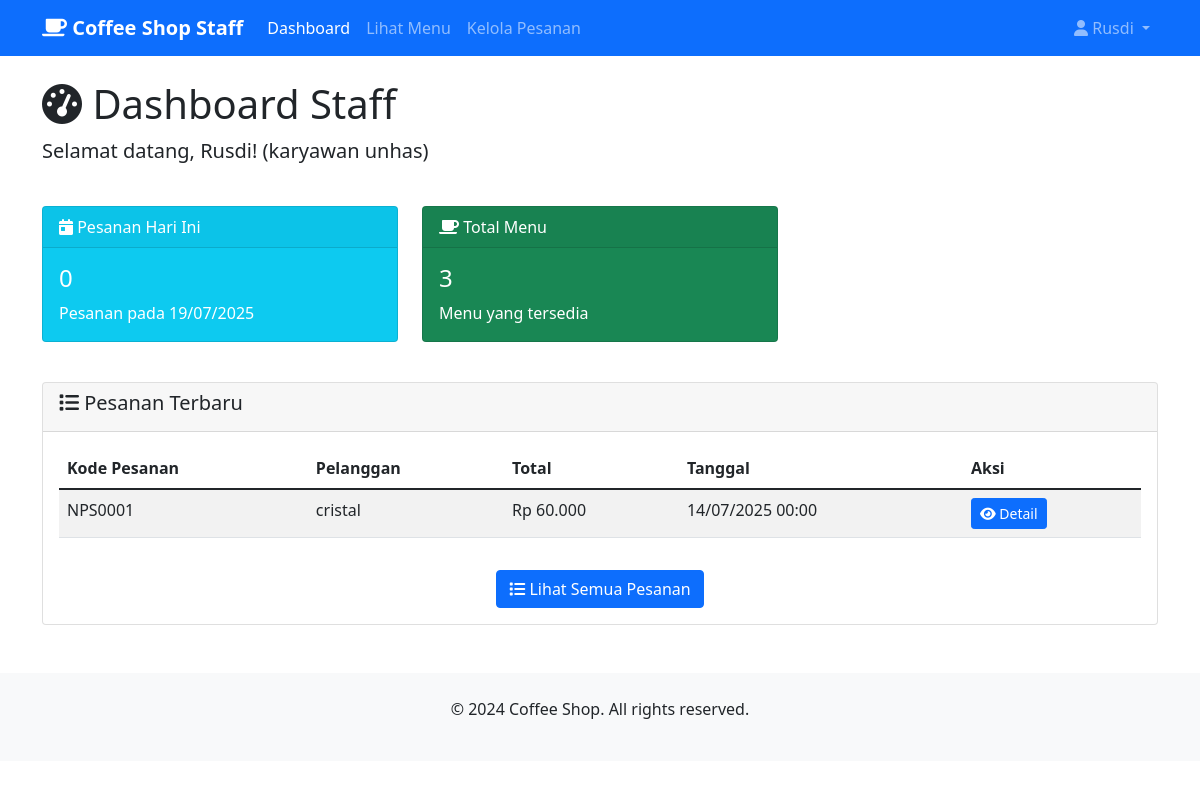
The page /karyawan/dashboard.php (signed in) on the database as committed earlier.
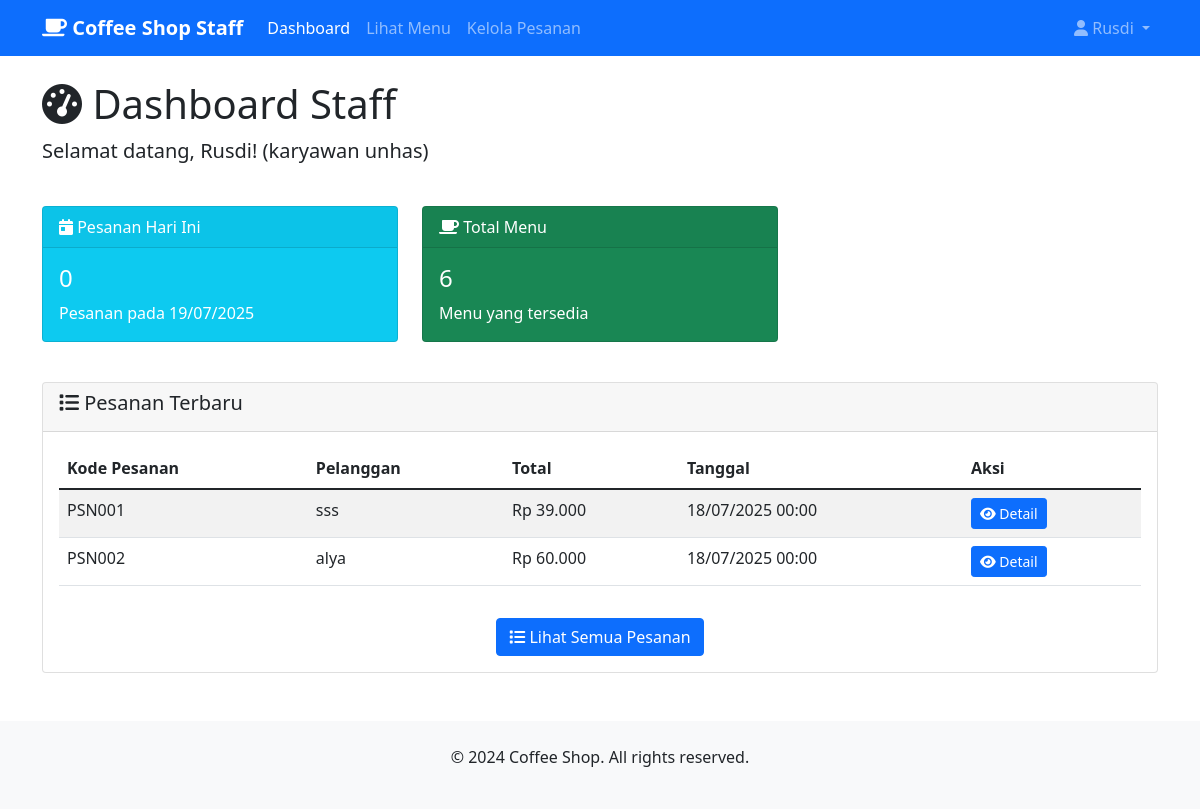
The same page on the database as committed later.
### tables this page shows
CREATE TABLE `pesanan` (
  `kode_pesanan` varchar(225) NOT NULL,
  `nama_pelanggan` varchar(100) NOT NULL,
  `kode_menu` varchar(255) NOT NULL,
  `total_harga` decimal(10,2) NOT NULL,
  `tgl_pesanan` datetime NOT NULL,
  `jumlah` int NOT NULL,
  `status_pesanan` varchar(50) DEFAULT NULL
);

### classes/Menu.php (called while the page is built)
<?php
class Menu {
    private $conn;
    public function __construct($db) {
        $this->conn = $db;
    }
    public function read() {
        $query = "SELECT * FROM menu ORDER BY created_at DESC";
        $stmt = $this->conn->prepare($query);
        $stmt->execute();
        return $stmt;
    }
}
?>

### karyawan/dashboard.php (the view, shortened to what the changed rows need)
<?php
require_once __DIR__ . '/../classes/Menu.php';
$database = new Database();
$db = $database->getConnection();
$menu = new Menu($db);
$stmt = $menu->read();
$total_menu = $stmt->rowCount();
$recent_stmt = $db->prepare("SELECT * FROM pesanan ORDER BY tgl_pesanan DESC LIMIT 5");
$recent_stmt->execute();
$recent_orders = $recent_stmt->fetchAll(PDO::FETCH_ASSOC);
?>
<!DOCTYPE html>
<html lang="id">
<head>
    <link href="https://cdn.jsdelivr.net/npm/bootstrap@5.1.3/dist/css/bootstrap.min.css" rel="stylesheet">
    <link href="https://cdnjs.cloudflare.com/ajax/libs/font-awesome/6.0.0/css/all.min.css" rel="stylesheet">
</head>
<body>
    <div class="container mt-4">
        <div class="row">
            <div class="col-md-12">
                <h1><i class="fas fa-tachometer-alt"></i> Dashboard Staff</h1>
            </div>
        </div>
        <div class="row mt-4">
            <div class="col-md-4">
                <div class="card text-white bg-success mb-3 card-stats">
                    <div class="card-body">
                        <h4 class="card-title"><?php echo $total_menu; ?></h4>
                        <p class="card-text">Menu yang tersedia</p>
                    </div>
                </div>
            </div>
        </div>
        <div class="row mt-4">
            <div class="col-md-12">
                <div class="card">
                    <div class="card-body">
                        <?php if(empty($recent_orders)): ?>
                            <div class="alert alert-info">
                                <i class="fas fa-info-circle"></i> Belum ada pesanan hari ini.
                            </div>
                        <?php else: ?>
                            <div class="table-responsive">
                                <table class="table table-striped">
                                    <thead>
                                        <tr>
                                            <th>Kode Pesanan</th>
                                            <th>Pelanggan</th>
                                            <th>Total</th>
                                            <th>Tanggal</th>
                                            <th>Aksi</th>
                                        </tr>
                                    </thead>
                                    <tbody>
                                        <?php foreach($recent_orders as $row): ?>
                                        <tr>
                                            <td><?php echo htmlspecialchars($row['kode_pesanan']); ?></td>
                                            <td><?php echo htmlspecialchars($row['nama_pelanggan']); ?></td>
                                            <td>Rp <?php echo number_format($row['total_harga'], 0, ',', '.'); ?></td>
                                            <td><?php echo date('d/m/Y H:i', strtotime($row['tgl_pesanan'])); ?></td>
                                            <td>
                                                <a href="detail_pesanan.php?kode_pesanan=<?= urlencode($row['kode_pesanan']); ?>" class="btn btn-sm btn-primary">
                                                    <i class="fas fa-eye"></i> Detail
                                                </a>
                                            </td>
                                        </tr>
                                        <?php endforeach; ?>
                                    </tbody>
                                </table>
                            </div>
                        <?php endif; ?>
                    </div>
                </div>
            </div>
        </div>
    </div>
</body>
</html>

Rows that differ between the two databases and show on the page:
removed pesanan: kode_pesanan "NPS0001", nama_pelanggan "cristal", total_harga "60.000", tgl_pesanan "14/07/2025 00:00"
added pesanan: kode_pesanan "PSN001", nama_pelanggan "sss", total_harga "39.000", tgl_pesanan "18/07/2025 00:00"
added pesanan: kode_pesanan "PSN002", nama_pelanggan "alya", total_harga "60.000", tgl_pesanan "18/07/2025 00:00"
Other text that changed with them:
$total_menu: "3" → "6"
